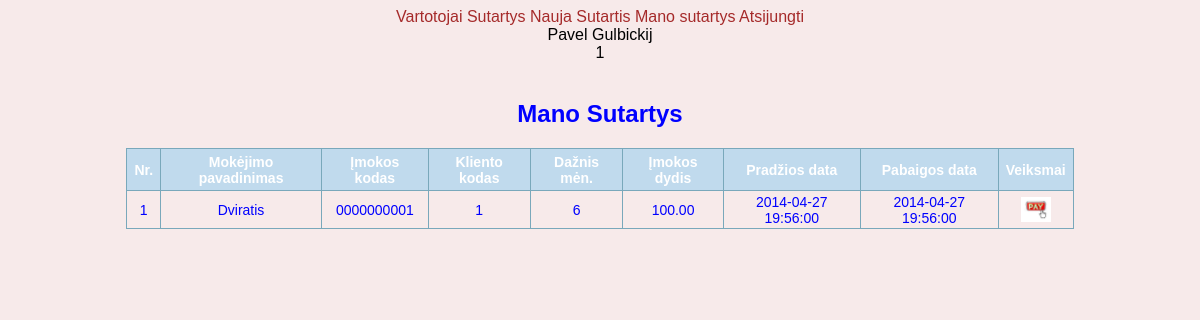
The app's page /index.php (signed in) with its own data.
### tables this page shows
CREATE TABLE IF NOT EXISTS `user_contracts` (
  `id` int(10) unsigned NOT NULL AUTO_INCREMENT,
  `user_id` int(10) unsigned NOT NULL,
  `contract_id` int(10) unsigned NOT NULL,
  PRIMARY KEY (`id`),
  KEY `contract_id` (`contract_id`,`user_id`),
  KEY `user_id` (`user_id`)
);

CREATE TABLE IF NOT EXISTS `contract` (
  `id` int(10) unsigned NOT NULL AUTO_INCREMENT,
  `payment_name` varchar(50) NOT NULL,
  `payment_code` varchar(10) NOT NULL,
  `customer_id` varchar(10) NOT NULL,
  `frequency_in_months` int(2) NOT NULL,
  `payment_amount` float(6,2) NOT NULL,
  `contract_start_date` datetime NOT NULL,
  `contract_end_date` datetime NOT NULL,
  `is_active` tinyint(1) NOT NULL DEFAULT '1',
  `timestamp` timestamp NOT NULL DEFAULT CURRENT_TIMESTAMP ON UPDATE CURRENT_TIMESTAMP,
  PRIMARY KEY (`id`)
);

### myContracts.php (the view, shortened to what this page needs)
<?php
	if ($stmt = mysqli_prepare($con, "SELECT USER_CONTRACTS.ID, CONTRACT.PAYMENT_NAME, CONTRACT.PAYMENT_CODE, CONTRACT.CUSTOMER_ID, CONTRACT.FREQUENCY_IN_MONTHS, CONTRACT.PAYMENT_AMOUNT, CONTRACT.CONTRACT_START_DATE, CONTRACT.CONTRACT_END_DATE FROM USER_CONTRACTS LEFT JOIN CONTRACT ON USER_CONTRACTS.CONTRACT_ID = CONTRACT.ID  WHERE USER_CONTRACTS.USER_ID = ?")) {
		mysqli_stmt_bind_param($stmt, "i", $_SESSION['user']['id']);
		mysqli_stmt_execute($stmt);
		mysqli_stmt_bind_result($stmt, $userContractsId, $contractPaymentName, $contractPaymentCode, $contractCustomerId, $contractFrequencyInMonths, $contractPaymentAmount, $contractStartDate, $contractEndDate);
		$userContracts = array();
		while (mysqli_stmt_fetch($stmt)) {
			array_push($userContracts, array("id" => $userContractsId, "paymentName" => $contractPaymentName, "paymentCode" => $contractPaymentCode, "customerId" => $contractCustomerId, "frequencyInMonths" => $contractFrequencyInMonths, "paymentAmount" => $contractPaymentAmount, "contractStartDate" => $contractStartDate, "contractEndDate" => $contractEndDate));
		}
	}
?>
	<h2>Mano Sutartys</h2>
	<table class = "data">
		<tr>
			<th>Nr.</th>
			<th>Mokėjimo pavadinimas</th>
			<th>Įmokos kodas</th>
			<th>Kliento kodas</th>
			<th>Dažnis mėn.</th>
			<th>Įmokos dydis</th>
			<th>Pradžios data</th>
			<th>Pabaigos data</th>
			<th>Veiksmai</th>
		</tr>
		<?php
			$counter = 1;
			$alt = "";
			foreach($userContracts as $key => $userContract)
                            {
				echo "<tr $alt>";
				echo "<td>$counter</td>";
				echo "<td>$userContract[paymentName]</td>";
				echo "<td>$userContract[paymentCode]</td>";
				echo "<td>$userContract[customerId]</td>";
				echo "<td>$userContract[frequencyInMonths]</td>";
				echo "<td>".number_format($userContract['paymentAmount'], 2, '.', '')."</td>";
				echo "<td>$userContract[contractStartDate]</td>";
				echo "<td>$userContract[contractEndDate]</td>";
				echo "<td><a href='index.php?pageName=myContracts.php&payUserContractId=$userContract[id]' onclick='javascript:if (confirm(\"Mokejimas jau ivykdytas? \\\"$userContract[paymentName]\\\"?\")) {return true;} else {return false;}'><img src='images/pay.jpg' width='30px'></a></td>";
				echo "</tr>";
				if (strlen($alt) == 0) {
					$alt = "class='alt'";
				} else {
					$alt = "";
				}
				$counter++;
			}
		?>
	</table>

### styles.css (style rules this page uses)
body { font-family:Arial, Helvetica, sans-serif; font-size: 16px; text-align: center; color: black; background-color:#F7EAEA; }
table.data { margin-left: auto; margin-right: auto; #text-align: right; }
a:link { color: brown; text-decoration: none; }

### dataTable.css (style rules this page uses)
table.data { #font-family:"Trebuchet MS", Arial, Helvetica, sans-serif; font-size: 14px; width:80%; border-collapse:collapse; text-align: center; }
table.data td, table.data th { #font-size:1em; border:1px solid #79A8BB; padding:3px 7px 2px 7px; }
table.data th { #font-size:1.1em; #text-align:left; text-align: center; padding-top:5px; padding-bottom:4px; background-color:#C0DAED; color:#ffffff; }

### records on screen
user_contracts: contract.payment_name "Dviratis", contract.payment_code "0000000001", contract.customer_id "1", contract.frequency_in_months "6", contract.payment_amount "100.00", contract.contract_start_date "2014-04-27 19:56:00", contract.contract_end_date "2014-04-27 19:56:00"

### other values on screen
$_SESSION['user']['firstName'] "Pavel"
$_SESSION['user']['lastName'] "Gulbickij"
$_SESSION['user']['id'] "1"
